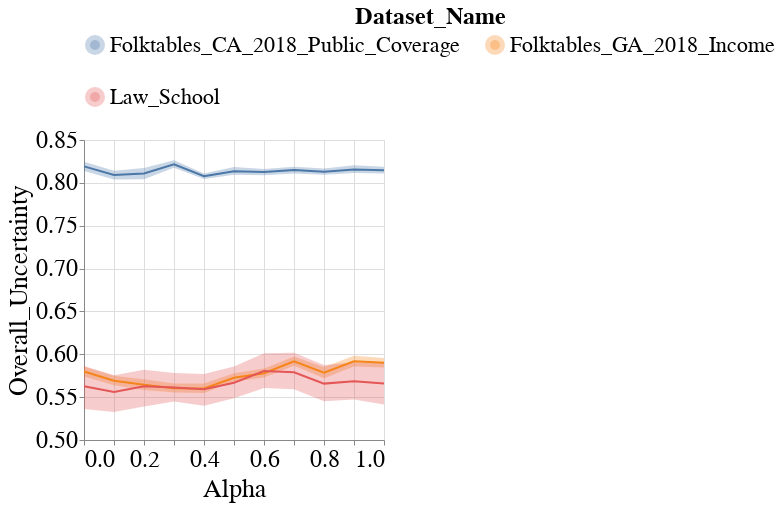

The cell this chart's notebook holds for it:
### Code cell
visualizer.create_group_metric_line_bands_per_dataset_plot(model_name=MODEL_NAMES[0],
                                                           metric_type='subgroup',
                                                           metric_name='Overall_Uncertainty',
                                                           dataset_groups_dct={
                                                               'Folktables_GA_2018_Income': 'RAC1P_dis_correct',
                                                               'Law_School': 'race_dis_correct',
                                                               'Folktables_CA_2018_Public_Coverage': 'RAC1P_dis_correct',
                                                               'Ricci': 'Race_dis_correct',
                                                           })

### Figure 1 — Vega-Lite specification as saved in the notebook (floating-point values rounded to 4 significant figures; data arrays with more than 128 entries replaced by an {"elided": "..."} marker saying what was removed)
{"config": {"view": {"continuousWidth": 400, "continuousHeight": 300}, "axis": {"labelFontSize": 24, "labelFontWeight": "normal", "titleFontSize": 26, "titleFontWeight": "normal"}, "legend": {"columns": 2, "direction": "horizontal", "labelFontSize": 22, "labelLimit": 400, "orient": "top", "symbolStrokeWidth": 10, "titleAnchor": "middle", "titleFontSize": 24, "titleLimit": 300}, "title": {"fontSize": 22}}, "layer": [{"mark": {"type": "errorband", "extent": "ci"}, "encoding": {"color": {"field": "Dataset_Name", "type": "nominal"}, "x": {"field": "Intervention_Param", "title": "Alpha", "type": "quantitative"}, "y": {"field": "Metric_Value", "scale": {"zero": false}, "title": "Overall_Uncertainty", "type": "quantitative"}}}, {"mark": "line", "encoding": {"color": {"field": "Dataset_Name", "type": "nominal"}, "x": {"field": "Intervention_Param", "title": "Alpha", "type": "quantitative"}, "y": {"aggregate": "mean", "field": "Metric_Value", "scale": {"zero": false}, "title": "Overall_Uncertainty", "type": "quantitative"}}}], "data": {"name": "data-e6d16154608124c7e08b389058eb51c8"}, "height": 300, "width": 300, "$schema": "https://vega.github.io/schema/vega-lite/v4.17.0.json", "datasets": {"data-e6d16154608124c7e08b389058eb51c8": {"elided": "198 records"}}}
